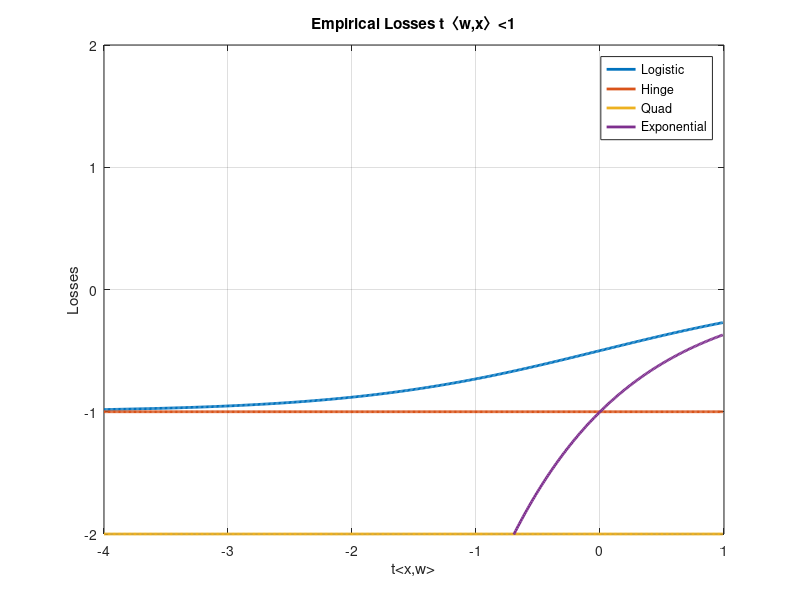
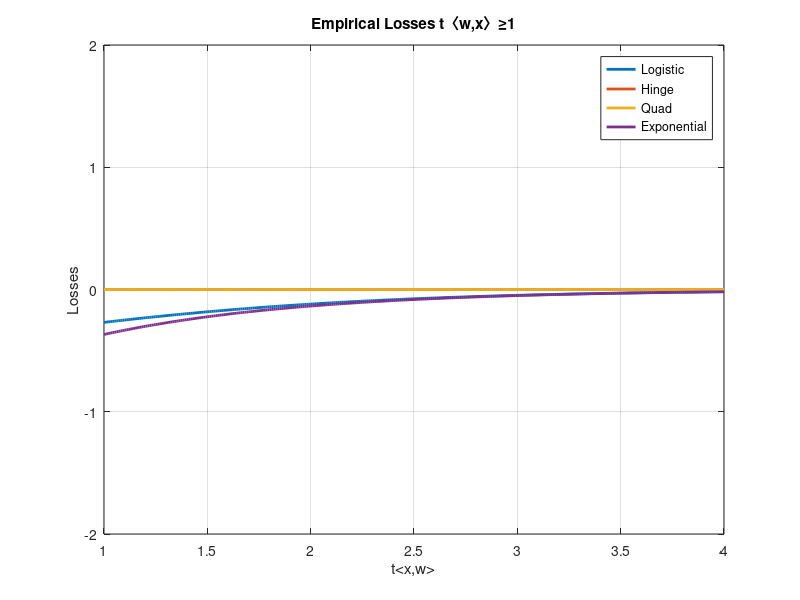

Write the MATLAB code that produced these figures, in order.
% -- Losses

dot_product = -4:0.01:0.99; % t〈w,x〉< 1
[a,D] = size(dot_product);

% tx
constant = 1;

% logistic gradient
logistic_i = [];
for i = 1:D
    logistic_i(i) = -1 * constant /(exp(dot_product(i)) + 1);
end
figure
l = plot(dot_product, logistic_i,'linewidth',2);
hold on 

% hinge loss
hinge_i = [];
for i = 1:D
    hinge_i(i) = -1 * constant;
end
h = plot(dot_product, hinge_i,'linewidth',2);
hold on

% quad loss
quad_i = [];
for i = 1:D
    quad_i(i) = -2 * constant;
end
q = plot(dot_product, quad_i,'linewidth',2);
hold on

% exp loss
exponential_i = [];
for i = 1:D
    exponential_i(i) = -1 * constant /(exp(dot_product(i)));
end
l = plot(dot_product, exponential_i,'linewidth',2);
hold on 

% plot
grid;
ylim([-2 2])
legend( 'Logistic', 'Hinge', 'Quad', 'Exponential')
ylabel('Losses'); 
xlabel('t<x,w>'); 
title('Empirical Losses t〈w,x〉<1');
hold off
print -depsc loss4comp
%--------- other side
dot_product = 1:0.01:4; % t〈w,x〉>= 1
[a,D] = size(dot_product);

% tx
constant = 1;

% logistic gradient
logistic_i = [];
for i = 1:D
    logistic_i(i) = -1 * constant /(exp(dot_product(i)) + 1);
end
figure
l = plot(dot_product, logistic_i,'linewidth',2);
hold on 

% hinge loss
hinge_i = [];
for i = 1:D
    hinge_i(i) = 0;
end
h = plot(dot_product, hinge_i,'linewidth',2);
hold on

% quad loss
quad_i = [];
for i = 1:D
    quad_i(i) = 0;
end
q = plot(dot_product, quad_i,'linewidth',2);
hold on

% exp loss
exponential_i = [];
for i = 1:D
    exponential_i(i) = -1 * constant /(exp(dot_product(i)));
end
l = plot(dot_product, exponential_i,'linewidth',2);
hold on 

% plot
grid;
ylim([-2 2])
legend( 'Logistic', 'Hinge', 'Quad', 'Exponential')
ylabel('Losses'); 
xlabel('t<x,w>'); 
title('Empirical Losses t〈w,x〉≥1');
hold off
print -depsc loss4comp